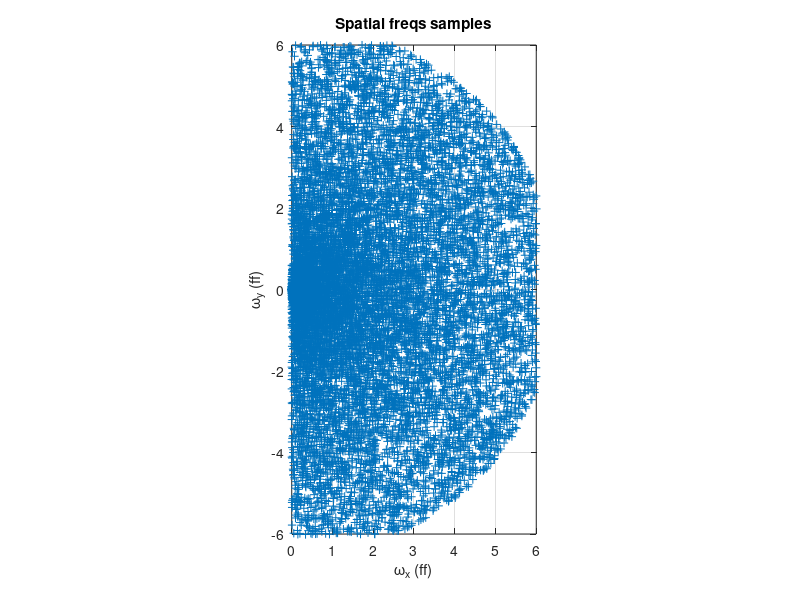
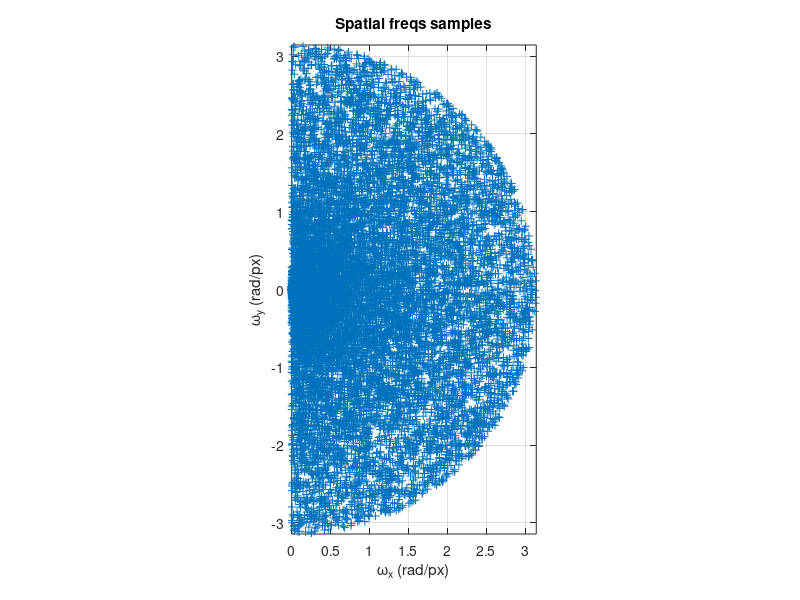

The MATLAB script that drew these images, in order: (Note: this script raises an error after producing the figures.)
%% Script para la generacion de conjutos de entrenamiento para la medida de la frecuencia espacial local
% mediante el uso de metodos de aprendizaje supervisado para regresion
% AQ V2 8AUG25

%% clear enviroment
clear all
close all

%% Params

SAVE_TRAINING_DATA_TO_DB=true;
RANDOM_FRINGE_MODULATION=false; % generation mode for modulation of fringe blocks 

% Random genneration parameters
NS=13001; %tamaño conjunto entrenamiento metodo random de generacion de spatial freqs

%equispaced generation parameters
Dffx=0.1; % x freq spacing in fringes/field
Dffy=0.1; % y freq spacing in fringes/field

% tamaño de los parches
NR=13; %rows px
NC=13; %cols px
[x,y]=meshgrid(1:NC, 1:NR);
x0=floor(NC/2)+1; y0=floor(NR/2)+1; %image center
x=x-x0; y=y-y0;

FT_axes_ffx=x(1, :); %Fourier transform x axes in fringes/field
FT_axes_ffy=y(:, 1); %Fourier transform y axes in fringes/field



% rangos de variacion igrams
GV_max=250; % max GV
GV_min=5; % min GV
fringe_mod_min=10; % GV minimum fringe modulation

% rango de variacion de ruido aditivo
GV_noise_amplitude=0; %additive noise level amplitude GV

% Metodo de seleccion de las frecuencias para el conjunto de entrenamiento
metodoSeleccionFreqs='random';



%% genera la lista de parches 
%spatial freqs
switch metodoSeleccionFreqs
    case 'random'
        w=pi*rand(1, NS); %module of spatial frec [0, pi] rad/sample
        theta=pi*(rand(1, NS)-0.5); %fringe orientation, [-pi/2, pi/2]
        wx=w.*cos(theta); % spatial freq x only positive random spatial freqs [0, pi] rad/px
        wy=w.*sin(theta);  % spatial freq y random spatial freqs [-pi, pi] rad/px

        ffx=NC*wx/(2*pi); %spatial freq x fringes/field
        ffy=NR*wy/(2*pi); %spatial freq y fringes/field

    case 'equispaced'
        [ffx, ffy]=meshgrid(0:Dffx:floor(NC/2), -floor(NR/2):Dffy:floor(NR/2)); %spatial freqs in fringes/field

        wx=2*pi*ffx/NC; %spatial freq x rad/sample
        wy=2*pi*ffy/NR; %spatial freq y rad/sample

        w=abs(wx+1i*wy); %module of spatial frec [0, pi] rad/sample
        theta=atan2(-wy, wx);

        %filter feasible values for w and vectorize
        k=(w<=pi); % w can not be bigger that pi
        w=w(k)';
        theta=theta(k)';
        wx=wx(k)';
        wy=wy(k)';
        ffx=ffx(k)';
        ffy=ffy(k)';

        NS=length(w);
end

%% features
%featureNameList={"feature_GV", "feature_DFT", "feature_projected_DFT"};
featureNameList={"feature_projected_DFT"};

featureVectorList=cell(NS, length(featureNameList)); % here we will store all featureTypes for all samples



%% show spatial freqs sampling
% fringes field
figure; plot(ffx, ffy, '+'); axis equal;
xlabel('\omega_x (ff)'); ylabel('\omega_y (ff)'); title('Spatial freqs samples');
xlim([0, floor(NC/2)]); ylim([-floor(NC/2), floor(NC/2)])
grid on
axis equal;

%rad/px
figure; plot(wx, wy, '+');
axis equal; xlabel('\omega_x (rad/px)'); ylabel('\omega_y (rad/px)'); title('Spatial freqs samples')
xlim([0, pi]); ylim([-pi, pi])
grid on
axis equal;

%fringe period
px=2*pi./wx; % fringe period px
py=2*pi./wy; %fringe period px

% generar b y m aleatorios para que igram salga entre max_GV y min_GV
% es decir b+m<maxGV, b-m>minxGV

% Generate random m values within a feasible range
% if fringe_mod<min_fringe_mod
if RANDOM_FRINGE_MODULATION
    fringe_mod = rand(1, NS) * (GV_max - GV_min) / 2; %fringe modulation GV
    while any(fringe_mod<fringe_mod_min)
        k=find(fringe_mod<fringe_mod_min);
        fringe_mod(k)=rand(1, length(k)) * (GV_max - GV_min) / 2;
    end

else
    fringe_mod = ones(1, NS) * (GV_max - GV_min) / 2; %fringe modulation GV
end

% Define corresponding b values ensuring the constraints hold
fringe_bkgrd_min = fringe_mod + GV_min;  % Ensures fringe_bkgrd - fringe_mod >= min_GV
fringe_bkgrd_max = GV_max - fringe_mod;  % Ensures fringe_bkgrd + fringe_mod <= max_GV

% Generate fringe_bkgrd within the feasible range
fringe_bkgrd = fringe_bkgrd_min + (fringe_bkgrd_max - fringe_bkgrd_min) .* rand(1, NS);

% Verify constraints
assert(all(fringe_bkgrd + fringe_mod <= GV_max), 'Constraint b + m <= max_GV violated!');
assert(all(fringe_bkgrd - fringe_mod >= GV_min), 'Constraint b - m >= min_GV violated!');

%aditive noise level GV for each NRxNC patch
GV_noise = rand(NR, NC, NS) * GV_noise_amplitude; %uniform distribution [0, GV_noise_amplitude]

% [0-2pi] arbirtary phase shift 
phase_shift=2*pi*rand(1, NS);

hw=waitbar(0);

%stack of NRxNC blocks for paralelle processing
gBlockList=zeros(NR, NC, NS); %NRxNCxNS
for ns=1:NS
    gBlockList(:, :, ns)=uint8(fringe_bkgrd(ns)+fringe_mod(ns)*cos(phase_shift(ns)+x*wx(ns)+y*wy(ns))+GV_noise(:, :, ns));
end
    
% calculate features from stack gBlockList
for ft=1:length(featureNameList)
    XBlockList=calcFeatureBatch(gBlockList, featureNameList{ft});

    for ns=1:NS
        featureVectorList{ns, ft}=XBlockList(ns, :);
    end
end

waitbar(ns/NS, hw, 'calculando features')
close(hw)

%% prepare DB representation as a table object

% all training data organized as a table object
training_data_tb=table(wx', wy', w', theta', fringe_bkgrd', fringe_mod', 'VariableNames', ["wx", "wy", "w", "theta", "fringe_bkgrd", "fringe_mod"]);
for ft=1:length(featureNameList)
    training_data_tb.(featureNameList{ft})=cell2mat(featureVectorList(:, ft));
end


% save all training data and params to a MAT file
%dataFilename=rootDataName + "_" + string(datetime('today')) + "_DB.mat";
%save(dataFilename);

%save features to excel files

% ft == feature type
hw=waitbar(0, 'creando DBs');
training_data_feature_tb_List=cell(1, length(featureNameList));
training_data_Params_tb=table(NR, NC, GV_noise_amplitude,...
         GV_max, GV_min, fringe_mod_min, string(metodoSeleccionFreqs), NS, ...
         'VariableNames', ["NR", "NC", "GV_noise_amplitude",...
         "GV_max", "GV_min", "fringe_mod_min", "metodoSeleccionFreqs", "NS"]);


 if SAVE_TRAINING_DATA_TO_DB
 %root dir for DB (the files) 
 rootFolder="..\local_data\ML_Models";

 for ft=1:length(featureNameList)

     training_data_feature_tb_List{ft}=table(wx', wy', w', theta', fringe_bkgrd', fringe_mod', 'VariableNames', ["wx", "wy", "w", "theta", "fringe_bkgrd", "fringe_mod"]);
     training_data_feature_tb_List{ft}.X=training_data_tb.(featureNameList{ft});
     %para evitar crear nombres como "X_ 1" con un espacio que genera
     %warnings vamos a expandir el campo X de forma que ya salda X_1, X_2,
     %antes de salvarlo al excel
     training_data_feature_tb_List{ft}=expandMatrixField(training_data_feature_tb_List{ft}, 'X');

     featureDBFileName=sprintf("DB_%s_%ix%i_GVN-%i_NS-%i_%s.xlsx", featureNameList{ft}, NR, NC, GV_noise_amplitude, NS, string(datetime('today')));

     featureDBFileName=fullfile(rootFolder, featureDBFileName);
     writetable(training_data_feature_tb_List{ft}, featureDBFileName, 'Sheet', 1);
     writetable(training_data_Params_tb, featureDBFileName, 'Sheet', 2);

     waitbar(ft/length(featureNameList),hw, 'creando DBs');
     disp(featureDBFileName)

 end

 end
 close(hw)


